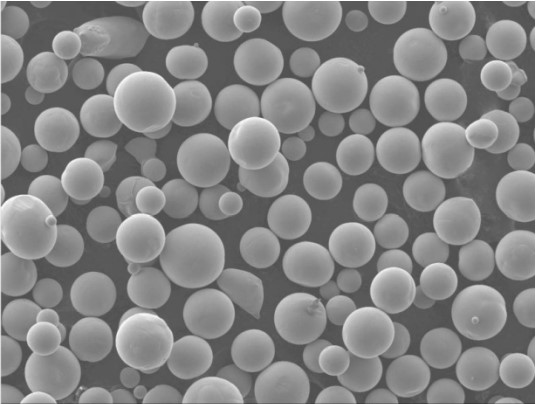
#> input picture Homework 4.1/imagenes/imagenborrosa.jpg, 536 x 404 px
$ python main.py
#> lines starting #> are read from the running program, lines starting #| are printed output that depends on the picture; after the words box and inside, x2 and y2 are one past the last pixel; in counts of white or black regions, pixels touching at a corner belong together
import cv2
from pathlib import Path
import numpy as np

current_directory = Path(__file__).resolve().parent
path = f"{current_directory}/imagenes/imagenborrosa.jpg"
path2 = f"{current_directory}/imagenes/imagenecualizada.jpg"
path3 = f"{current_directory}/imagenes/imagenAND.jpg"

image = cv2.imread(path)
#> image is the input picture: shape (404, 536, 3); min 58, max 255, mean 132.3
gray = cv2.cvtColor(image, cv2.COLOR_BGR2GRAY) #Convertimos la imagen en escala de grises
cv2.imshow('Original',gray)
cv2.waitKey(0)

# Se procesa la imagen para obtener un fondo negro
fondo = gray
_, fondo = cv2.threshold(fondo,0,255,cv2.THRESH_BINARY+cv2.THRESH_OTSU)
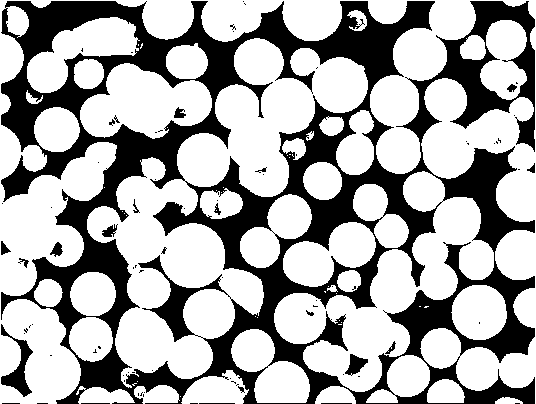
#> fondo: shape (404, 536); 66.3% white; 81 black regions (61 under 20 px), largest, box (x1, y1, x2, y2) and area: (1, 1, 535, 404) 70979, (1, 324, 33, 397) 774, (345, 354, 368, 376) 263

# Se aplica la ecualizacion del histograma lineal
ecualizada = cv2.equalizeHist(gray)
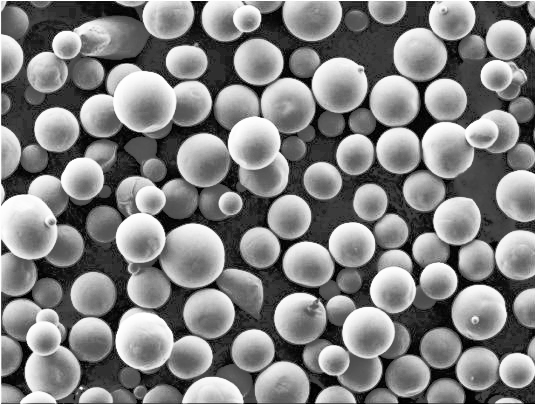
#> ecualizada: shape (404, 536); min 0, max 255, mean 129.3
cv2.imwrite(path2, ecualizada)
cv2.imshow('Ecualizada',ecualizada)
cv2.waitKey(0)

cv2.imshow('Fondo',fondo)
cv2.waitKey(0)

# Se realiza la operación lógica "AND" para generar una imagen que contiene sólo la información común a ambas imágenes
imageAND = cv2.bitwise_and(fondo , ecualizada)
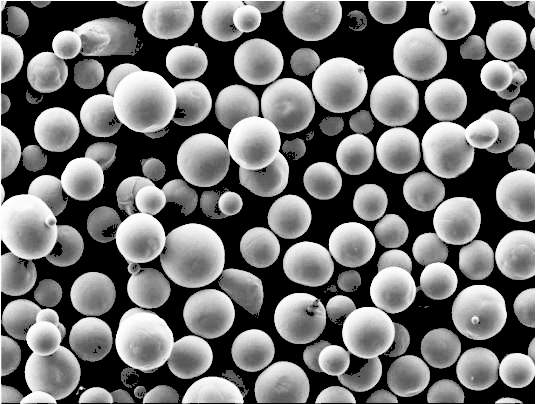
#> imageAND: shape (404, 536); min 0, max 255, mean 113.9
cv2.imwrite(path3, imageAND)
cv2.imshow('Imagen Operacion Logica AND',imageAND)
cv2.waitKey(0)
cv2.destroyAllWindows()

'''# Se calcula el histograma de la imagen en escala de grises (Funcionamiento de cv2.equalizeHist )
#El método np.histogram devuelve dos resultados: una lista hist que contiene el número de
#pixels con cada intensidad, y una lista bins que contiene los límites de los bins.
hist, bins = np.histogram(gray.flatten(), 256, [0, 256])

# Se calcula la función de distribución acumulativa(CFD)
cdf = hist.cumsum() #se utiliza para calcular la suma acumulativa de los valores del histograma
cdf_normalized = cdf * hist.max() / cdf.max() #se normaliza la función de distribución acumulativa(CDF) para mejorar la apariencia y la claridad de la imagen

# Se crea una tabla de look-up para la ecualización de histograma lineal
cdf_m = np.ma.masked_equal(cdf, 0) #se crea una máscara en la función de distribución acumulativa (CDF)
cdf_m = (cdf_m - cdf_m.min()) * 255 / (cdf_m.max() - cdf_m.min()) #para que los valores en la CDF estén en el rango de 0 a 255
cdf = np.ma.filled(cdf_m, 0).astype('uint8')#convierte los valores de la función de distribución acumulativa escalada (CDF) en un array de tipo entero sin signo de 8 bits

# Se aplica la ecualización del histograma a la imagen
ecualizada = cdf[gray]'''
